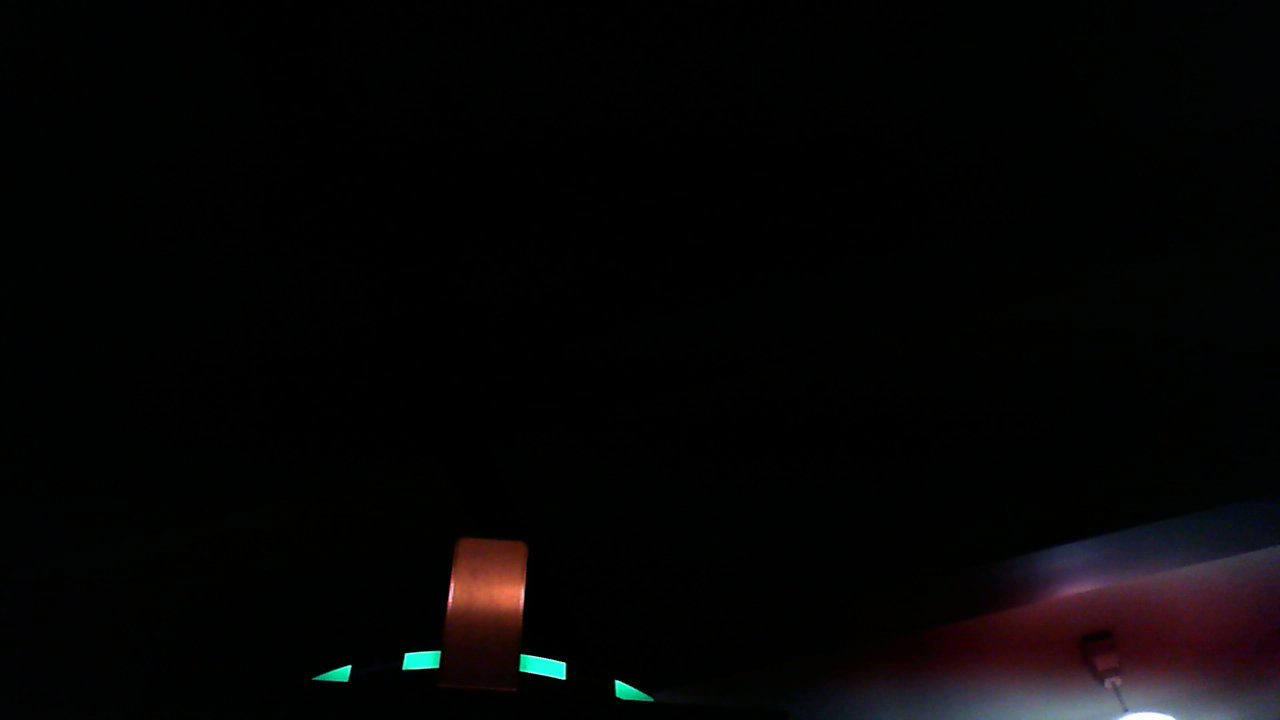
#> input picture images/Chute8ft6in.png, 1280 x 720 px; its folder holds only this picture in this run
$ python main.py
#> lines starting #> are read from the running program, lines starting #| are printed output that depends on the picture; after the words box and inside, x2 and y2 are one past the last pixel; in counts of white or black regions, pixels touching at a corner belong together
#> further down, img is the input picture: shape (720, 1280, 3); mean B, G, R 4.7, 4.6, 5.4
### opencv.py
import cv2
import numpy
import math
from enum import Enum

class GripPipeline:
    """
    An OpenCV pipeline generated by GRIP.
    """

    def __init__(self):
        """initializes all values to presets or None if need to be set
        """

        self.__hsv_threshold_hue = [61.510791366906474, 92.90322580645163]
        self.__hsv_threshold_saturation = [150.83093525179854, 255.0]
        self.__hsv_threshold_value = [120.67446043165468, 255.0]

        self.hsv_threshold_output = None

        self.__blur_input = self.hsv_threshold_output
        self.__blur_type = BlurType.Gaussian_Blur
        self.__blur_radius = 1.8018018018018

        self.blur_output = None

        self.__find_contours_input = self.blur_output
        self.__find_contours_external_only = False

        self.find_contours_output = None

        self.__convex_hulls_contours = self.find_contours_output

        self.convex_hulls_output = None

        self.__filter_contours_contours = self.convex_hulls_output
        self.__filter_contours_min_area = 100.0
        self.__filter_contours_min_perimeter = 0.0
        self.__filter_contours_min_width = 0
        self.__filter_contours_max_width = 1000
        self.__filter_contours_min_height = 0
        self.__filter_contours_max_height = 1000
        self.__filter_contours_solidity = [92.53597122302158, 100.0]
        self.__filter_contours_max_vertices = 50.0
        self.__filter_contours_min_vertices = 4.0
        self.__filter_contours_min_ratio = 1.0
        self.__filter_contours_max_ratio = 10.0

        self.filter_contours_output = None


    def process(self, source0):
        """
        Runs the pipeline and sets all outputs to new values.
        """
        # Step HSV_Threshold0:
        self.__hsv_threshold_input = source0
        (self.hsv_threshold_output) = self.__hsv_threshold(self.__hsv_threshold_input, self.__hsv_threshold_hue, self.__hsv_threshold_saturation, self.__hsv_threshold_value)

        # Step Blur0:
        # self.__blur_input = self.hsv_threshold_output
        # (self.blur_output) = self.__blur(self.__blur_input, self.__blur_type, self.__blur_radius)

        # Step Find_Contours0:
        self.__find_contours_input = self.hsv_threshold_output
        (self.find_contours_output) = self.__find_contours(self.__find_contours_input, self.__find_contours_external_only)

        # Step Convex_Hulls0:
        self.__convex_hulls_contours = self.find_contours_output
        (self.convex_hulls_output) = self.__convex_hulls(self.__convex_hulls_contours)

        # Step Filter_Contours0:
        self.__filter_contours_contours = self.convex_hulls_output
        (self.filter_contours_output) = self.__filter_contours(self.__filter_contours_contours, self.__filter_contours_min_area, self.__filter_contours_min_perimeter, self.__filter_contours_min_width, self.__filter_contours_max_width, self.__filter_contours_min_height, self.__filter_contours_max_height, self.__filter_contours_solidity, self.__filter_contours_max_vertices, self.__filter_contours_min_vertices, self.__filter_contours_min_ratio, self.__filter_contours_max_ratio)


    @staticmethod
    def __hsv_threshold(input, hue, sat, val):
        """Segment an image based on hue, saturation, and value ranges.
        Args:
            input: A BGR numpy.ndarray.
            hue: A list of two numbers the are the min and max hue.
            sat: A list of two numbers the are the min and max saturation.
            lum: A list of two numbers the are the min and max value.
        Returns:
            A black and white numpy.ndarray.
        """
        out = cv2.cvtColor(input, cv2.COLOR_BGR2HSV)
#> out: shape (720, 1280, 3); mean H, S, V 53.7, 157.5, 7.1
        return cv2.inRange(out, (hue[0], sat[0], val[0]),  (hue[1], sat[1], val[1]))
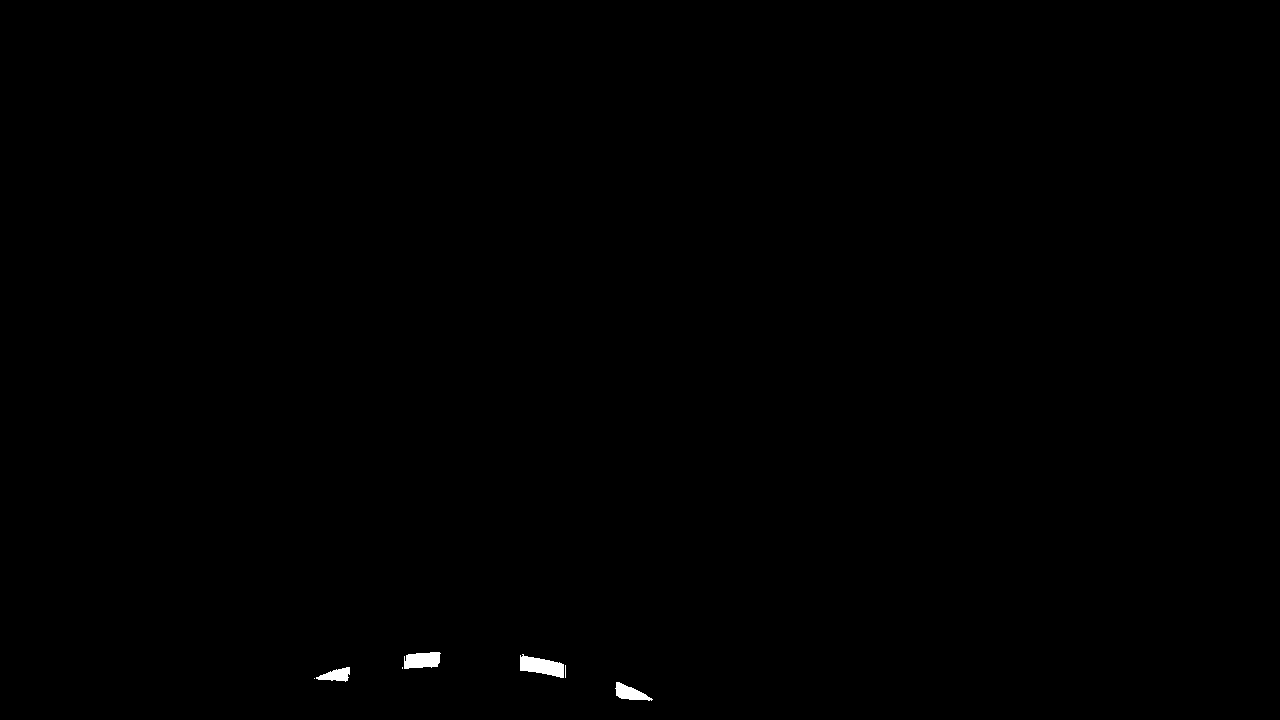
#> returned value: shape (720, 1280); 0.2% white; 7 white regions (3 under 20 px), largest, box (x1, y1, x2, y2) and area: (520, 654, 564, 678) 650, (404, 652, 441, 669) 510, (615, 682, 653, 701) 375, (316, 667, 350, 682) 300

    # [21 lines left out: function __blur, not called in this run]

    @staticmethod
    def __find_contours(input, external_only):
        """Sets the values of pixels in a binary image to their distance to the nearest black pixel.
        Args:
            input: A numpy.ndarray.
            external_only: A boolean. If true only external contours are found.
        Return:
            A list of numpy.ndarray where each one represents a contour.
        """
        if(external_only):
            mode = cv2.RETR_EXTERNAL
        else:
            mode = cv2.RETR_LIST
        method = cv2.CHAIN_APPROX_SIMPLE
        # print(cv2.findContours(input, mode=mode, method=method))
        contours, hierarchy =cv2.findContours(input, mode=mode, method=method)
        return contours

    @staticmethod
    def __convex_hulls(input_contours):
        """Computes the convex hulls of contours.
        Args:
            input_contours: A list of numpy.ndarray that each represent a contour.
        Returns:
            A list of numpy.ndarray that each represent a contour.
        """
        output = []
        for contour in input_contours:
            output.append(cv2.convexHull(contour))
        return output

    @staticmethod
    def __filter_contours(input_contours, min_area, min_perimeter, min_width, max_width,
                        min_height, max_height, solidity, max_vertex_count, min_vertex_count,
                        min_ratio, max_ratio):
        """Filters out contours that do not meet certain criteria.
        Args:
            input_contours: Contours as a list of numpy.ndarray.
            min_area: The minimum area of a contour that will be kept.
            min_perimeter: The minimum perimeter of a contour that will be kept.
            min_width: Minimum width of a contour.
            max_width: MaxWidth maximum width.
            min_height: Minimum height.
            max_height: Maximimum height.
            solidity: The minimum and maximum solidity of a contour.
            min_vertex_count: Minimum vertex Count of the contours.
            max_vertex_count: Maximum vertex Count.
            min_ratio: Minimum ratio of width to height.
            max_ratio: Maximum ratio of width to height.
        Returns:
            Contours as a list of numpy.ndarray.
        """
#> called with min_area = 100, min_perimeter = 0, min_width = 0, max_width = 1000, min_height = 0, max_height = 1000, max_vertex_count = 50, min_vertex_count = 4
        output = []
        for contour in input_contours:
            x,y,w,h = cv2.boundingRect(contour)
            if (w < min_width or w > max_width):
                continue
            if (h < min_height or h > max_height):
                continue
            area = cv2.contourArea(contour)
            if (area < min_area):
                continue
            if (cv2.arcLength(contour, True) < min_perimeter):
                continue
            hull = cv2.convexHull(contour)
            solid = 100 * area / cv2.contourArea(hull)
            if (solid < solidity[0] or solid > solidity[1]):
                continue
            if (len(contour) < min_vertex_count or len(contour) > max_vertex_count):
                continue
            ratio = (float)(w) / h
            if (ratio < min_ratio or ratio > max_ratio):
                continue
            output.append(contour)
        return output

BlurType = Enum('BlurType', 'Box_Blur Gaussian_Blur Median_Filter Bilateral_Filter')

### main.py
import cv2
import os

import opencv
import numpy as np

image_dir = "./images/"

files = [f for f in os.listdir(image_dir) if f.endswith(".png")]
files = files[:]

pipeline = opencv.GripPipeline()

def show_image(image):
    cv2.imshow("image", image)
    os.system('''/usr/bin/osascript -e 'tell app "Finder" to set frontmost of process "Python" to true' ''')
    cv2.waitKey(0)

for file in files:
    print(file)
    img = cv2.imread(image_dir + file)

    pipeline.process(img)

    hulls = pipeline.filter_contours_output


    for i in range(len(hulls)):
        cv2.drawContours(img, hulls, i, (0, 0, 255), 1)
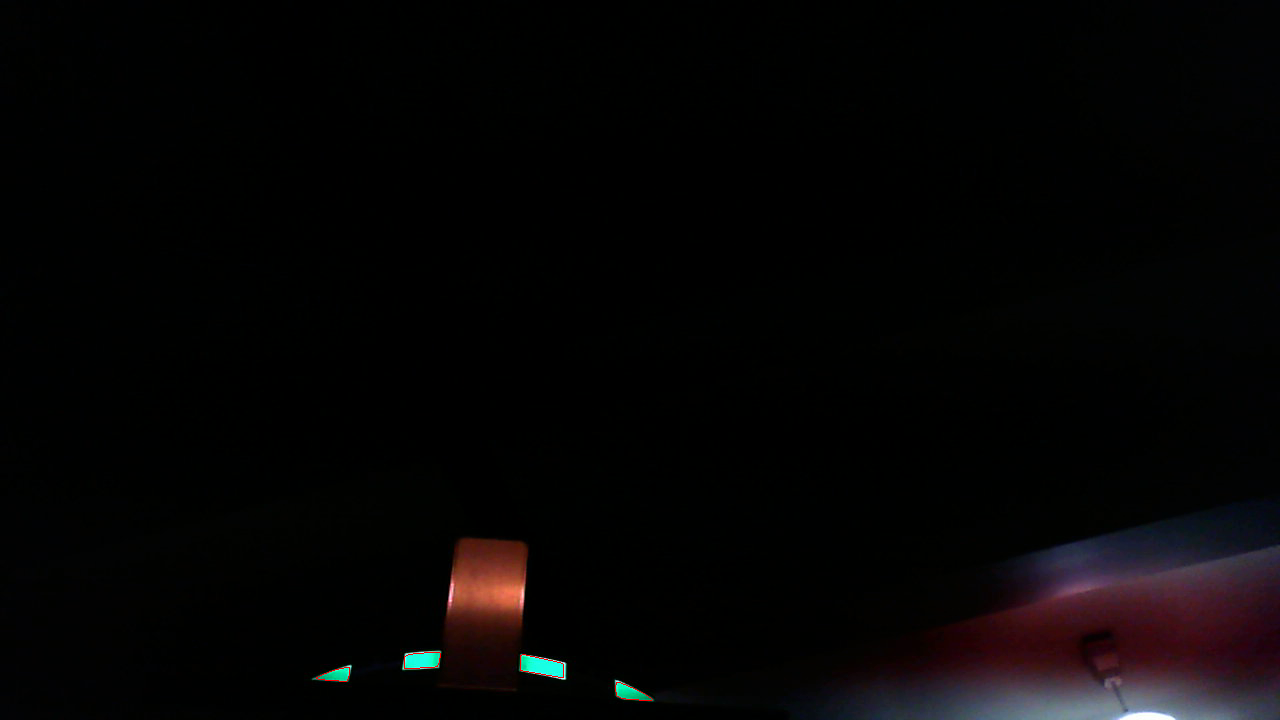
#> img: shape (720, 1280, 3); 0.04% of pixels changed, all inside (x1, y1, x2, y2) = (316, 652, 653, 701)

    pts = []
    for cnt in hulls:
        rect = cv2.minAreaRect(cnt) # TODO find a better way to extract points
        box = cv2.boxPoints(rect)
        box = np.int0(box)
        cv2.drawContours(img,[box],0,(0,0,255),2)

        box = box[np.lexsort((box[:,0],box[:,1]))]

        # ugly way to find the top two points
        cv2.circle(img, (box[0]), 4, (170, 255, 255), -1)
        other = box[1]
        if(abs(box[0][0] - other[0]) < 10):
            other = box[2]
        cv2.circle(img, (other), 4, (170, 255, 255), -1)

        pts.append(box[0])
        pts.append(other)
#> this loop made 4 passes
#> (rect, box) on passes 1 to 4: (((632.1, 695), (14, 39.77), -67.38), [[616, 680], [611, 693], [653, 696], [647, 709]]), (((332.5, 674), (14, 33), -90), [[316, 667], [349, 667], [316, 681], [349, 681]]), (((541.6, 665.5), (16.28, 46.15), -80.07), [[520, 653], [565, 661], [517, 669], [562, 677]]), (((422, 659.9), (36.62, 15.03), -2.49), [[439, 651], [403, 653], [440, 666], [404, 668]])
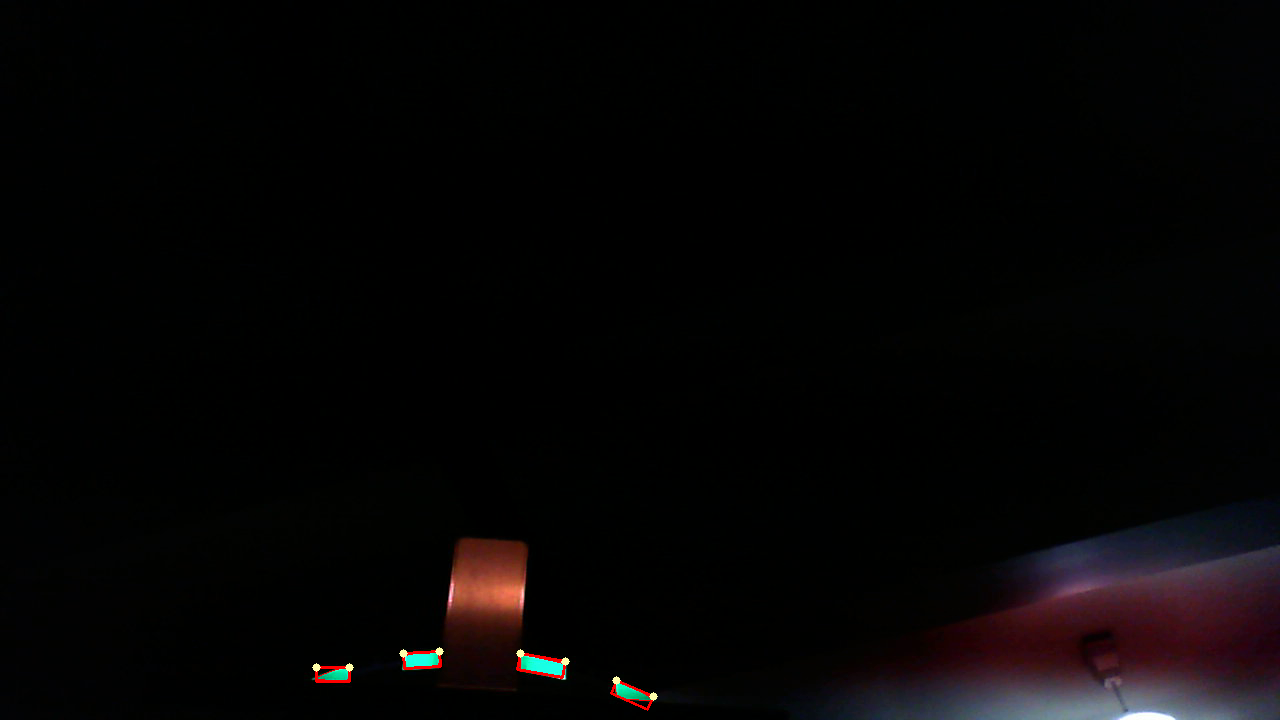
#> img: shape (720, 1280, 3); 0.13% of pixels changed, all inside (x1, y1, x2, y2) = (312, 647, 658, 711)
#> after the loop, pts = [[616, 680], [653, 696], [316, 667], [349, 667], [520, 653], [565, 661], [439, 651], [403, 653]]

    if(len(pts) < 5):
        continue

    pts = np.array(pts)
    ellipse = cv2.fitEllipse(pts)
#> ellipse = ((666.3, 318), (717.2, 736), 105.2)
    cv2.ellipse(img,ellipse,(0,255,0),2)
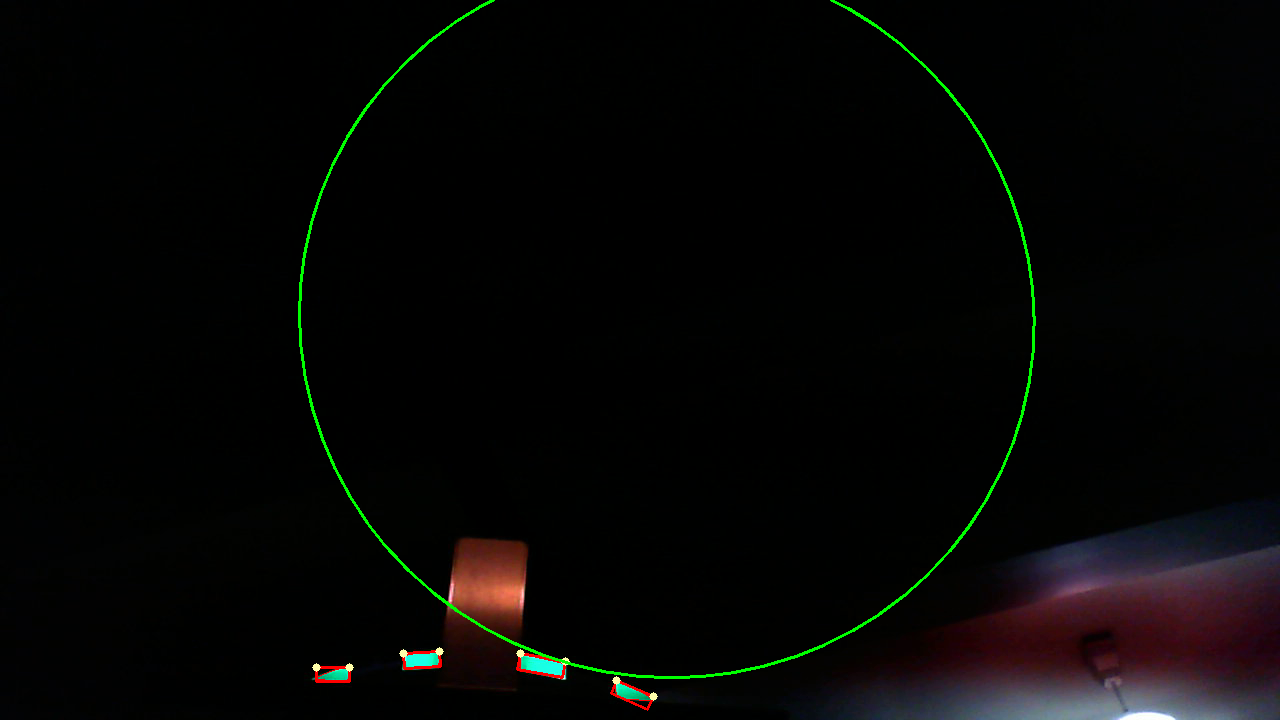
#> img: shape (720, 1280, 3); 0.62% of pixels changed, all inside (x1, y1, x2, y2) = (298, 0, 1036, 679)


    show_image(img)
